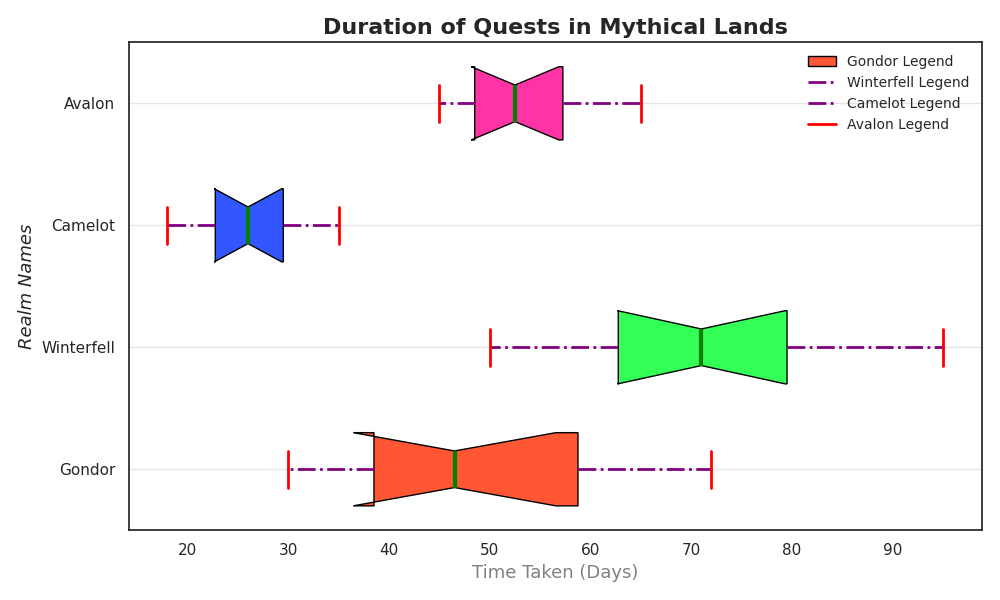

Python code for this plot:
import matplotlib.pyplot as plt

# Original data
avalon = [30, 45, 40, 38, 60, 72, 55, 48, 63, 35]
camelot = [50, 65, 62, 58, 80, 95, 82, 75, 78, 67]
winterfell = [20, 25, 22, 30, 18, 35, 25, 28, 33, 27]
gondor = [45, 50, 55, 52, 48, 65, 60, 58, 53, 47]

# Shuffled content
avalon = [48, 35, 72, 38, 63, 55, 60, 30, 40, 45]
camelot = [78, 65, 50, 95, 62, 75, 67, 58, 82, 80]
winterfell = [27, 22, 30, 18, 35, 33, 20, 25, 28, 25]
gondor = [60, 50, 65, 45, 47, 55, 53, 48, 52, 58]

data = [avalon, camelot, winterfell, gondor]
kingdoms = ['Gondor', 'Winterfell', 'Camelot', 'Avalon']

fig, ax = plt.subplots(figsize=(10, 6))

bp = ax.boxplot(data, patch_artist=True, notch=True, vert=False, labels=kingdoms, widths=0.6)

colors = ['#FF5733', '#33FF57', '#3357FF', '#FF33A6']
for patch, color in zip(bp['boxes'], colors):
    patch.set_facecolor(color)

for whisker in bp['whiskers']:
    whisker.set(color='purple', linewidth=2.0, linestyle='-.')

for cap in bp['caps']:
    cap.set(color='red', linewidth=2.0)

for median in bp['medians']:
    median.set(color='green', linewidth=3)

ax.yaxis.grid(True, linestyle='-', alpha=0.5)
ax.set_title('Duration of Quests in Mythical Lands', fontsize=16, fontweight='bold')
ax.set_ylabel('Realm Names', fontsize=13, fontstyle='italic')
ax.set_xlabel('Time Taken (Days)', fontsize=13, color='gray')

ax.legend(['Gondor Legend', 'Winterfell Legend', 'Camelot Legend', 'Avalon Legend'], loc='upper right', fontsize=10, frameon=False)

plt.tight_layout()
plt.show()
